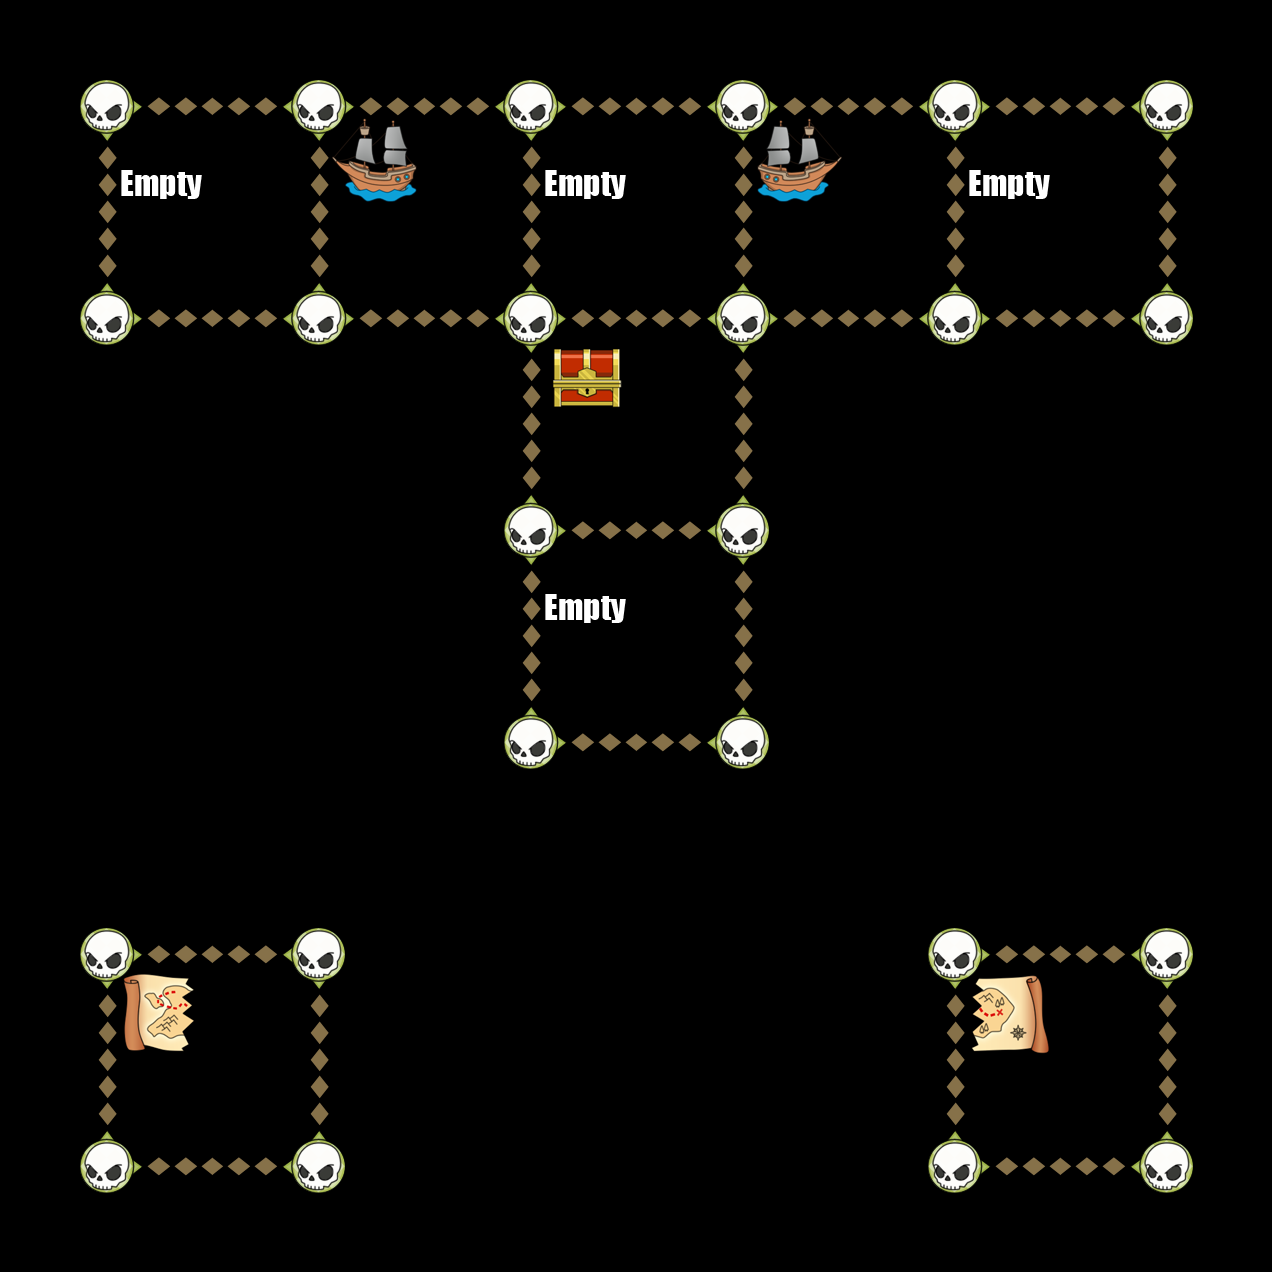

This game map was drawn from its Tiled (.tmx) file and the tilesets committed beside it. A one-line description and the trimmed map source follow:
An orthogonal 6x6 tile map with 212x212 px tiles, 6 tile layers (Down, Up, Left, Right, ...).

<map version="1.0" orientation="orthogonal" width="6" height="6" tilewidth="212" tileheight="212">
 <tileset firstgid="1" name="TileGraphic_Final-ipadhd" tilewidth="212" tileheight="212">
  <image source="TileGraphic_Final-ipadhd.png" width="636" height="1060" />
  <tile id="0">
   <properties>
    <property name="LineFilled" value="True" />
   </properties>
  </tile>
  <tile id="2">
   <properties>
    <property name="Item" value="TreasureBox" />
   </properties>
  </tile>
  <tile id="4">
   <properties>
    <property name="RowFilled" value="True" />
   </properties>
  </tile>
  <tile id="6">
   <properties>
    <property name="Item" value="CannonLeft" />
   </properties>
  </tile>
  <tile id="7">
   <properties>
    <property name="Item" value="ShipRight" />
   </properties>
  </tile>
  <tile id="8">
   <properties>
    <property name="Item" value="MapOne" />
   </properties>
  </tile>
  <tile id="9">
   <properties>
    <property name="Item" value="CannonRight" />
   </properties>
  </tile>
  <tile id="10">
   <properties>
    <property name="Item" value="ShipLeft" />
   </properties>
  </tile>
  <tile id="11">
   <properties>
    <property name="Item" value="MapTwo" />
   </properties>
  </tile>
  <tile id="12">
   <properties>
    <property name="Item" value="Empty" />
   </properties>
  </tile>
  <tile id="13">
   <properties>
    <property name="Item" value="Skull" />
   </properties>
  </tile>
  <tile id="14">
   <properties>
    <property name="Item" value="Fog" />
   </properties>
  </tile>
 </tileset>
 <layer name="Down" width="6" height="6">
  <data>[36 cells, 14 non-empty, 1 distinct tile ids]</data>
 </layer>
 <layer name="Up" width="6" height="6">
  <data>[36 cells, 14 non-empty, 1 distinct tile ids]</data>
 </layer>
 <layer name="Left" width="6" height="6">
  <data>[36 cells, 16 non-empty, 1 distinct tile ids]</data>
 </layer>
 <layer name="Right" width="6" height="6">
  <data>[36 cells, 16 non-empty, 1 distinct tile ids]</data>
 </layer>
 <layer name="Dots" width="6" height="6">
  <data>[36 cells, 24 non-empty, 1 distinct tile ids]</data>
 </layer>
 <layer name="Items" width="6" height="6">
  <data>[36 cells, 9 non-empty, 6 distinct tile ids]</data>
 </layer>
</map>
